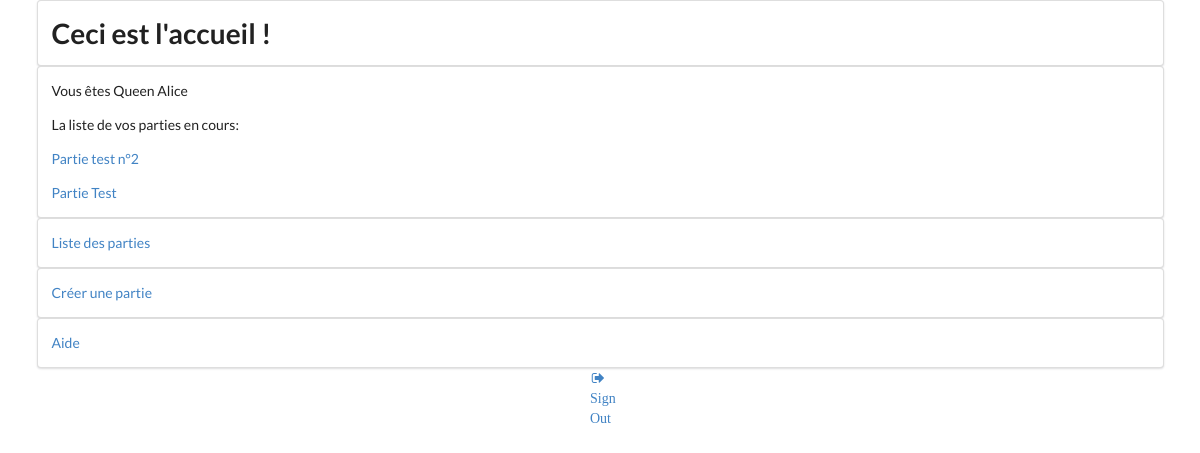
Screenshot of /home/ (signed in) with the database file from the repository.
### website/models.py (models this page shows)
class Player(models.Model):
    user = models.OneToOneField(User, on_delete=models.CASCADE)
    nickname = models.TextField(max_length=50, blank=True)
    role = models.ForeignKey(Role, on_delete=models.CASCADE)

class Game(models.Model):
    name = models.TextField(max_length=50, blank=True)
    gamemode = models.TextField(max_length=50, blank=True)
    player = models.ManyToManyField(Player)
    started = models.BooleanField(default=True)

### website/views.py (the view)
# urls.py: url(r'^home/?$', views.home, name='home'),
@login_required
def home(request):
    user_list = User.objects.all()
    player=Player.objects.get(user=request.user)
    games_list = Game.objects.all().filter(player__exact=player)#Sélectionne la liste des parties ou le joueur connecté est impliqué
    return render(request, 'website/home.html', context={"user_list": user_list,"games_list": games_list,"player": player})

### templates/website/home.html (shortened to what this page needs)
{% extends 'website/includes/base.html' %}
{% block content %}
    <div class="ui container">
        <div class="ui segment">
            <h1 class="ui center"> Ceci est l'accueil ! </h1>
        </div>
    </div>
    <div class="ui container">
        <div class="ui segment">
        <p>Vous êtes {{ player.nickname }}</p>
        <p> La liste de vos parties en cours:</p>
            {% for game in games_list %}
                <p><a href="{% url 'currentGame' game.id %}">{{ game.name }}</a></p>
            {% endfor %}
        </div>
    </div>
    <div class="ui container">
        <div class="ui segment">
            <p><a href="{% url 'gameList' %}">Liste des parties</a></p>
        </div>
    </div>
        <div class="ui container">
        <div class="ui segment">
            <p><a href="{% url 'createGame' %}">Créer une partie</a></p>
        </div>
    </div>
    <div class="ui container">
        <div class="ui segment">
            <p><a href="{% url 'help' %}">Aide</a></p>
        </div>
    </div>
    <div class="ui center aligned grid">
        <div class="column">
            <div class="ui">
                <a href="{% url 'logout' %}">
                    <i class="sign out icon">
                        Sign Out
                    </i>
                </a>
            </div>
        </div>
    </div>
{% endblock %}

### rows the page displays
Player: nickname "Queen Alice"
Game: name "Partie test n°2"
Game: name "Partie Test"
